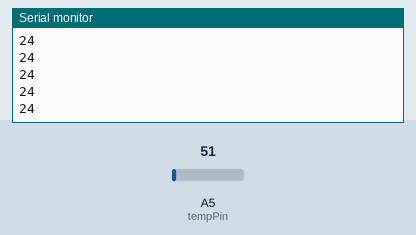
This sketch was run on a simulated Arduino Uno, built with avr-gcc and run on an emulated ATmega328P. Shown: the last lines printed to the serial monitor. The inputs (shaded band) are chosen by the test bench; at power-on: A5 (tempPin) = 51.

Above: at 1.2 s.
1.3 s: A5 (tempPin) set to 61
At 1.8 s:
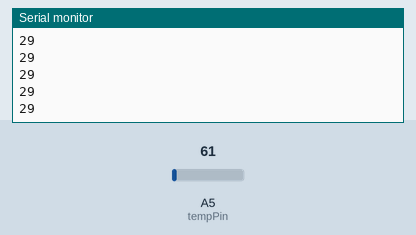
2.8 s: A5 (tempPin) set to 71
At 3.4 s:
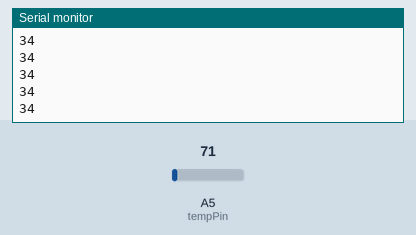
Timing chart, 0 to 5.8 s (numbered marks = the images above; inputs shaded):
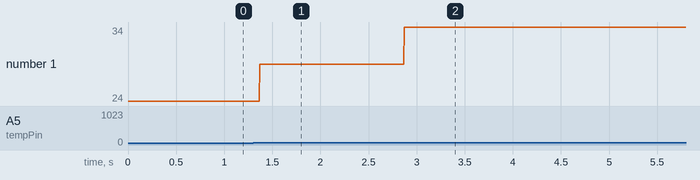

The sketch:

opdracht5.ino
```cpp
// sluit temperatuurmeter aan op a5
const int tempPin = A5;

void setup()
{
  pinMode(A5, INPUT);
  Serial.begin(9600);
}

// functie om temperatuur sensor uit te lezen
long readTempSensor(){
	int tempmeterWaarde = analogRead(tempPin);
  	long waarde = map(tempmeterWaarde, 0, 1023, 0, 500);
  return waarde;
}

// laat temperatuur zien in seriele monitor
void loop()
{
  Serial.println(readTempSensor());
}
```

Measured:
- after the input at 1.3 s, the serial monitor: prints a new line after 0.07 s (image 1)
- after the input at 2.8 s, the serial monitor: prints a new line after 0.07 s (image 2)
- plotted number 1: 24 → 29 after the input at 1.3 s, 29 → 34 after the input at 2.8 s
